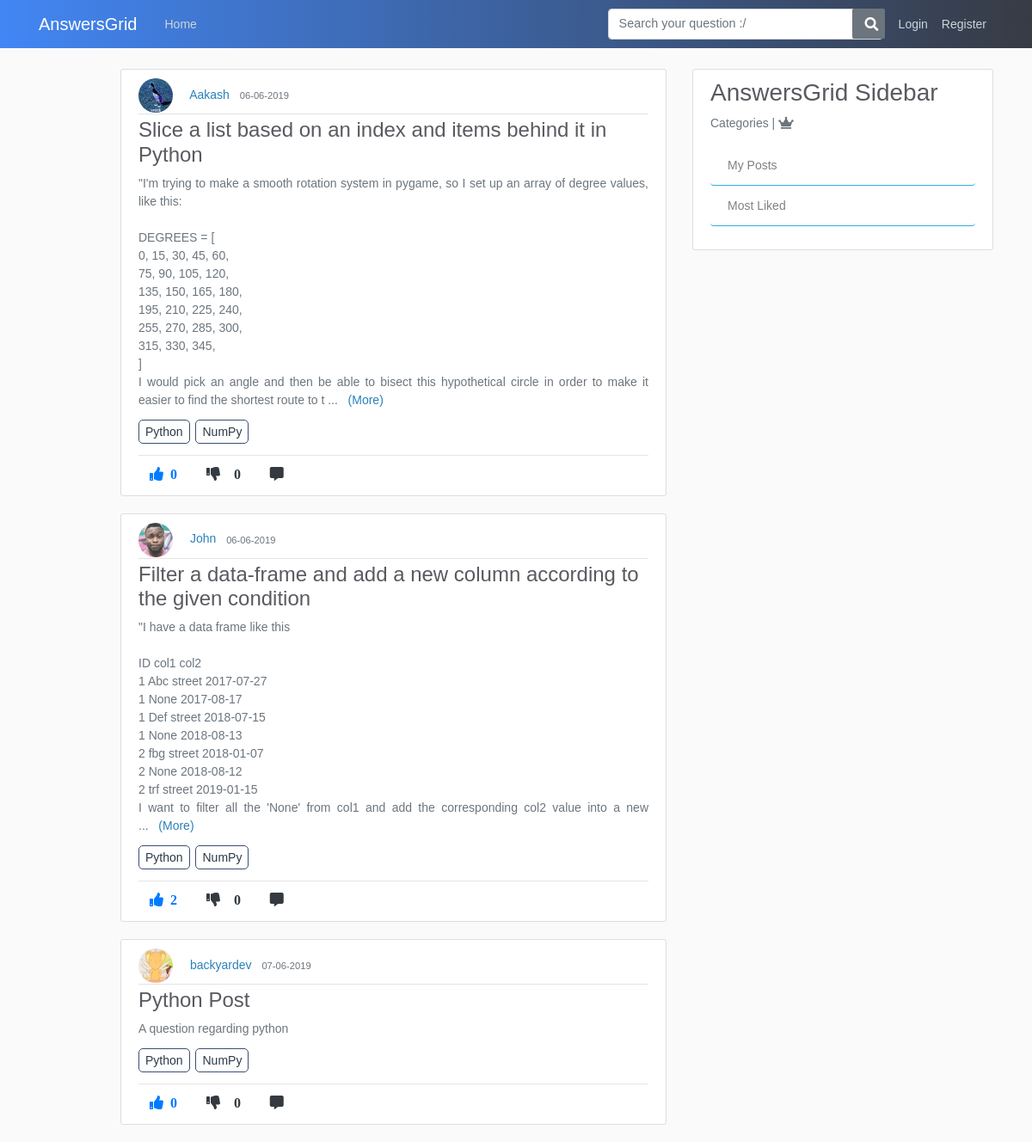
Page /tags/Python on the committed database.
### application/models.py (models this page shows, shortened)
class tagposts(db.Model):
    id = db.Column(db.Integer, primary_key=True, nullable=False)
    post_id = db.Column(db.Integer, db.ForeignKey('post.id'), nullable=False)
    tag_id = db.Column(db.Integer, db.ForeignKey('tags.tag_id'), nullable=False)

class User(db.Model, UserMixin):
    id = db.Column(db.Integer, primary_key=True)
    username = db.Column(db.String(20), unique=True, nullable=False)
    email = db.Column(db.String(120), unique=True, nullable=False)
    image_file = db.Column(db.String(20), nullable=False, default='default.jpg')
    password = db.Column(db.String(60), nullable=False)
    posts = db.relationship('Post', backref='author', lazy=True)
    answers = db.relationship('Answer', backref="author", lazy=True)
    comments = db.relationship('Comment', backref='author', lazy=True)
    answercomments = db.relationship('AnswerComment', backref='author', lazy=True)
    favourites = db.relationship('Favourite', backref='author', lazy=True)

class Post(db.Model):
    id = db.Column(db.Integer, primary_key=True)
    title = db.Column(db.String(100), nullable=False)
    content = db.Column(db.Text, nullable=False)
    date_posted = db.Column(db.DateTime, nullable=False, default=datetime.utcnow)
    like_count = db.Column(db.Integer, nullable=False, default=0)
    dislike_count = db.Column(db.Integer, nullable=False, default=0)
    user_id = db.Column(db.Integer, db.ForeignKey('user.id'), nullable=False)
    comments = db.relationship('Comment', backref='commentOnPost', lazy=True)
    answers = db.relationship('Answer', backref='answerOnPost', lazy=True)
    favourites = db.relationship('Favourite', backref='favour_post', lazy=True)

class Tags(db.Model):
    tag_id = db.Column(db.Integer, primary_key=True, nullable=False)
    tag_title = db.Column(db.String,nullable=False)

### application/routes.py (the view)
@app.route('/tags/<tag_title>')
def tags(tag_title):
    page = request.args.get('page',1,type=int)
    posts = Post.query.order_by(Post.date_posted.desc()).paginate(page=page, per_page=5)
    tag_title = tag_title
    joinedTables = db.session.query(tagposts.post_id,tagposts.tag_id,Tags.tag_title,Post.title,Post.user_id,Post.like_count, Post.dislike_count,Post.content,Post.author,Post.date_posted,User.username,User.image_file).join(Tags).join(Post).join(User).all()
    for item in joinedTables:
        if tag_title == item.tag_title:
            tags_on_post = db.session.query(tagposts.post_id, tagposts.tag_id, Tags.tag_title).join(Tags).filter(tagposts.post_id==item.post_id).all()
            print('tags: ', tags_on_post)
            list_of_all_post_tags =  []
            for a in tags_on_post:
                list_of_all_post_tags.append(a.tag_title)
    return render_template("tags.html", posts=posts, joinedTables=joinedTables, tag_title=tag_title, list_of_all_post_tags=list_of_all_post_tags)

### application/templates/tags.html (shortened to what this page needs)
{% extends "layout.html" %}
{% block content %}
      {% for item in joinedTables %}
      {% if tag_title == item.tag_title %}
        <article class="media content-section">
          <div class="media-body">
            <img class="rounded-circle article-img" src="{{ url_for('static', filename='profile_pics/' + item.image_file) }}">
            <a class="mr-2" href="{{ url_for('user_posts', username=item.username) }}">{{ item.username }}</a>
            <small class="text-muted">{{ item.date_posted.strftime('%d-%m-%Y') }}</small>
            <div class="article-metadata">
            </div>
            <h4><a class="article-title" href="{{ url_for('comment_post', post_id=item.post_id) }}">{{ item.title }}</a></h4>
            <p class="article-content more text-justify text-muted">{{ item.content }}</p>
            {% for x in list_of_all_post_tags %}
              <a class="article-content tag-style" href="#">{{ x }}</a>
            {% endfor %}
            <hr>
            <div class="footRow">
                {%  if current_user.is_authenticated %}
                  <a><i class="fas fa-thumbs-up mr-1 btn upvote" id="/vote/{{item.post_id}}/{{current_user.id}}" onclick="contentDisp(this);">  {{ item.like_count }} </i></a>
                  <a><i class="fas fa-thumbs-down mr-1 btn upvote" id="/downvote/{{item.post_id}}/{{current_user.id}}" onclick="contentDisp(this);" >  {{ item.dislike_count }} </i></a>
                  <a href="{{url_for('comment_post', post_id=item.post_id)}}"><i class="fas fa-comment-alt mr-1 btn text-dark"></i></a>
                  <a href="{{url_for('favourite_post', post_id=item.post_id)}}"><i class="fas fa-heart mr-1 btn"></i></a>
                 <a class="a2a_dd" href="https://www.addtoany.com/share"><i class="far fa-share-square btn"></i></a>
                  {% else %}
                  <a href="{{url_for('login')}}"><i class="fas fa-thumbs-up mr-1 btn text-primary upvote"><span class="ml-2 likes-count">{{ item.like_count }}</span></i></a>
                  <a href="{{url_for('login')}}"><i class="fas fa-thumbs-down mr-1 btn text-dark"><span id="demo" class="ml-3">{{ item.dislike_count }}</i></a>
                  <a href="{{url_for('comment_post', post_id=item.post_id)}}"><i class="fas fa-comment-alt mr-1 btn text-dark"></i></a>
                {% endif %}
            </div>
          </div>
        </article>
      {% endif %}
      {% endfor %}
{% endblock content %}

### application/static/main.css (style rules this page uses)
body { background: #fafafa; color: #333333; margin-top: 5rem; }
h1, h2, h3, h4, h5, h6 { color: #444444; }
.content-section { background: #ffffff; padding: 10px 20px; border: 1px solid #dddddd; border-radius: 3px; margin-bottom: 20px; }
.article-title { color: #444444; }
.article-content { white-space: pre-line; }
.article-img { height: 40px; width: 40px; margin-right: 16px; }
.article-metadata { padding-bottom: 1px; margin-bottom: 4px; border-bottom: 1px solid #e3e3e3 }

### application/templates/layout.html (style rules this page uses)
body { color: #2e2626; margin-top: 5rem; font-size: 14px; font-weight: unset; line-height: 1.5; font-family: Arial; }
img { display: inline; }
.footRow { margin-top: -10px; }
.tag-style { margin-right: 3px; border: 1px solid #3a4e70; padding: 5px 7px; border-radius: 5px; color: #2C3A47 }
a { color: #2980b9; }
.fa-thumbs-up { color: #4286f4; }
.fa-thumbs-down { color: #f1545b }
h4,h3 { color: #595a60; }
.article-title { color: #595a60; }

### rows in the picture
tagposts: image_file (picture), username "Aakash", date_posted "06-06-2019", title "Slice a list based on an index and items behind it in Python", content "\"I'm trying to make a smooth rotation system in pygame, so I set up an array of degree values, like this: DEGREES = [ 0, 15, 30, 45, 60, 75, 90, 105, 120, 135, 150, 165, 180, 195, 210, 225, 240, 255, 270, 285, 300, 315, 330, 345, ] I would pick an angle and then be able to bisect this hypothetical circle in order to make it easier to find the shortest route to t", like_count "0", dislike_count "0"
Tags: tag_title "Python"
Tags: tag_title "NumPy"
tagposts: image_file (picture), username "John", date_posted "06-06-2019", title "Filter a data-frame and add a new column according to the given condition", content "\"I have a data frame like this ID col1 col2 1 Abc street 2017-07-27 1 None 2017-08-17 1 Def street 2018-07-15 1 None 2018-08-13 2 fbg street 2018-01-07 2 None 2018-08-12 2 trf street 2019-01-15 I want to filter all the 'None' from col1 and add the corresponding col2 value into a new", like_count "2", dislike_count "0"
tagposts: image_file (picture), username "backyardev", date_posted "07-06-2019", title "Python Post", content "A question regarding python", like_count "0", dislike_count "0"
